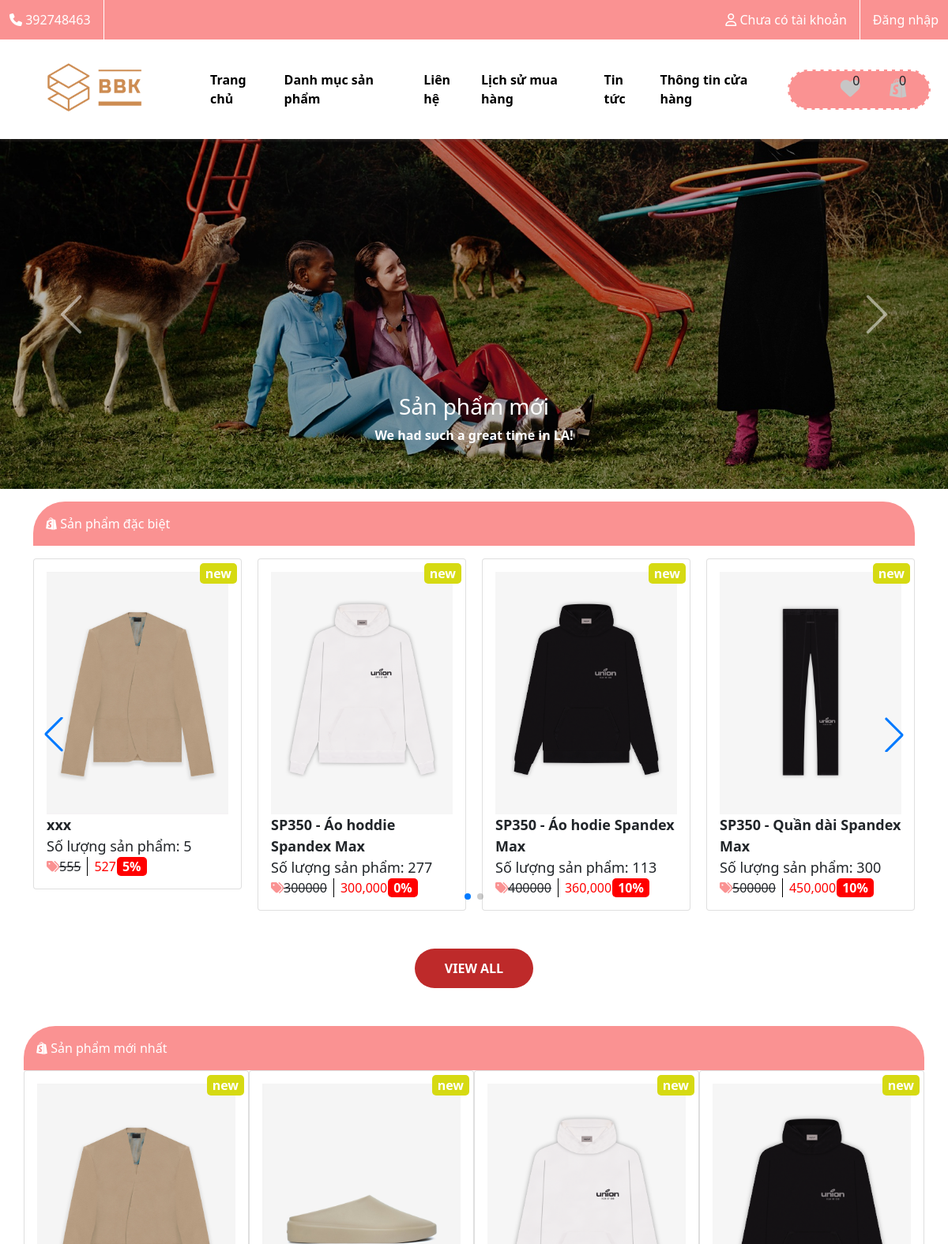
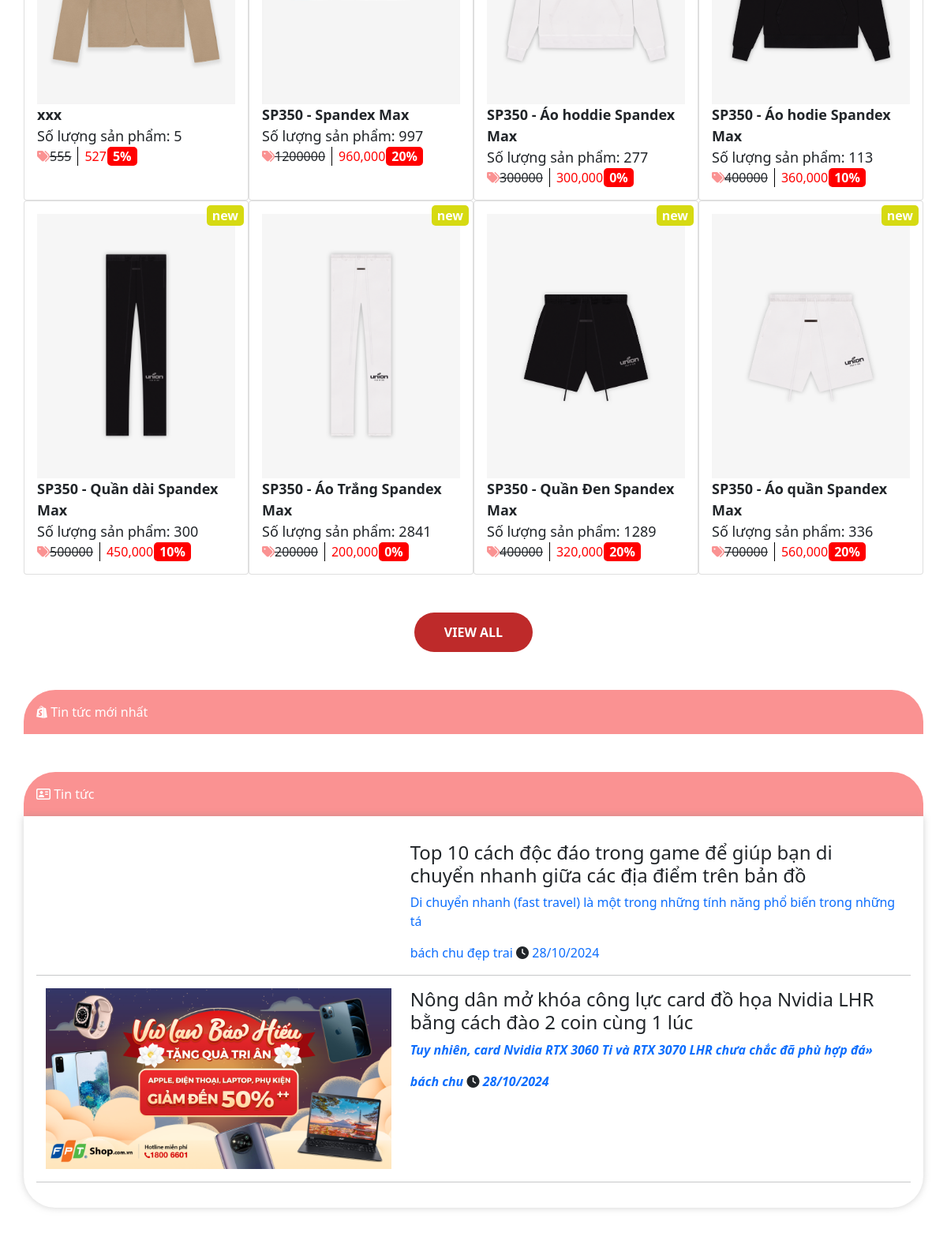
Page /mvc/controllers/user.php (upper part) on the committed database (2 pictures, top to bottom).
### tables this page shows
CREATE TABLE `info` (
  `id_info` int(11) NOT NULL,
  `email_info` varchar(256) NOT NULL,
  `logo` varchar(256) NOT NULL,
  `phone_info` int(11) NOT NULL,
  `adress_info` varchar(256) NOT NULL,
  `thongtin` text NOT NULL
);

CREATE TABLE `banners` (
  `id_banner` int(11) NOT NULL,
  `image_banner` varchar(256) NOT NULL,
  `title_banner` varchar(255) NOT NULL,
  `id_product` int(11) NOT NULL,
  `look_banner` int(11) NOT NULL DEFAULT 0
);

CREATE TABLE `products` (
  `id_pro` int(11) NOT NULL,
  `title_pro` varchar(256) NOT NULL,
  `content_pro` text NOT NULL,
  `thongtin` varchar(256) NOT NULL,
  `image_pro` varchar(256) NOT NULL,
  `quantity_pro` int(11) NOT NULL,
  `price_pro` int(11) NOT NULL,
  `sale_pro` int(11) NOT NULL,
  `date_pro` datetime NOT NULL,
  `special_pro` int(11) NOT NULL DEFAULT 0,
  `view_pro` int(11) NOT NULL,
  `hiden_pro` int(11) NOT NULL DEFAULT 0,
  `cate_id` int(11) NOT NULL
);

CREATE TABLE `news` (
  `id_news` int(11) NOT NULL,
  `title` varchar(255) NOT NULL,
  `content` text NOT NULL,
  `image` varchar(255) NOT NULL,
  `date` datetime NOT NULL,
  `author` varchar(255) NOT NULL
);

### mvc/models/database.php (called while the page is built, shortened)
<?php
class database{
    private $host = DB_HOST;
    private $user = DB_USER;
    private $pass = DB_PASS;
    private $connect;
    public function __construct(){
        $this->connect = new PDO($this->host,$this->user,$this->pass);
    }
    public function select($sql){
        $select = $this->connect->prepare($sql);
        $select->execute();
        $post = $select->fetchAll();
        return $post;
    }
}
?>

### mvc/models/function.php (called while the page is built, shortened)
<?php
include_once "../models/database.php";
class xuly extends database
{
    public function select_product()
    {
        $sql = "SELECT * FROM `products` WHERE `quantity_pro` > 0  ORDER BY `date_pro` DESC  LIMIT 0,8";
        $gan = $this->select($sql);
        return $gan;
    }
    public function get_val($table)
    {
        $sql = "SELECT * FROM `$table` WHERE 1";
        $gan = $this->select($sql);
        return $gan;
    }
    public function loc_sp($start = 0, $end = 0, $id_cate = '', $search = '', $one = '', $two = '')
    {
        $sql = "SELECT * FROM `products` JOIN cates ON cates.id_cate = products.cate_id
        WHERE 1";
        if ($one != '' && $two != '') {
            $sql .= " LIMIT $one,$two";
        }
        $gan = $this->select($sql);
        return $gan;
    }
}

### mvc/controllers/user/post.php (called while the page is built, shortened)
<?php
if (isset($id)) {
    $tym = 0;
    if (!empty($post->get_val_id('loves', 'user_id', $id))) {
        foreach ($post->get_val_id('loves', 'user_id', $id) as $val) :
            $tym++;
        endforeach;
    }
} else {
    $tym = 0;
}
if (isset($_SESSION['cart_pro'])) {
    $tong = 0;
    foreach ($_SESSION['cart_pro'] as $val) {
        extract($val);
        $tong += 1;
    }
    $gh_nav = $tong;
} else {
    $gh_nav = 0;
}
if (isset($_POST['loc'])) {
    $mang_gia = explode('-', $_POST['price']);
    $mang_gia[1] = !empty($mang_gia[1]) ? $mang_gia[1] : 0;
    $id_cate = !empty($_POST['cate']) ? $_POST['cate'] : '';
    $save_dm = $post->loc_sp($mang_gia[0], $mang_gia[1], $id_cate);
    $page = isset($_GET['page']) ? $_GET['page'] : 1;
    $sp_dtb = $post->get_val('products');
    $tongsp = count($save_dm);
    $mang = phantrang($tongsp, 4, $page);
    $save_dm = $post->loc_sp($mang_gia[0], $mang_gia[1], $id_cate, '', $mang['start'], $mang['sp']);
} else {
    $page = isset($_GET['page']) ? $_GET['page'] : 1;
    $sp_dtb = $post->get_val('products');
    $tongsp = count($sp_dtb);
    $mang = phantrang($tongsp, 4, $page);
    $save_dm = $post->loc_sp(0, 0, '', '', $mang['start'], $mang['sp']);
}

### mvc/views/user/home.php (the view, shortened to what this page needs)
<header>
    <div id="demo" class="carousel slide" data-bs-ride="carousel">
        <div class="carousel-indicators">
            <?php foreach ($post->get_val('banners') as $key => $val) : extract($val); ?>
                <button type="button" data-bs-target="#demo" data-bs-slide-to="<?= $key ?>" class="<?= $active = $key == 0 ? 'active' : '' ?>"></button>
            <?php endforeach; ?>
        </div>
        <div class="carousel-inner">
            <?php foreach ($post->get_val('banners') as $key => $val) : extract($val); ?>
                <div class="carousel-item <?= $active = $key == 0 ? 'active' : '' ?>">
                    <a href="<?= GET ?>?id_chitiet=<?= $id_product ?>">
                        <img src="<?= IMAGE ?><?= $image_banner ?>" alt="Los Angeles" class="d-block image_banner" style="width:100%">
                    </a>
                    <div class="carousel-caption text-white">
                        <h3><?= $title_banner ?></h3>
                        <p>We had such a great time in LA!</p>
                    </div>
                </div>
            <?php endforeach; ?>
        </div>
        <button class="carousel-control-prev" type="button" data-bs-target="#demo" data-bs-slide="prev">
            <span class="carousel-control-prev-icon"></span>
        </button>
        <button class="carousel-control-next" type="button" data-bs-target="#demo" data-bs-slide="next">
            <span class="carousel-control-next-icon"></span>
        </button>
    </div>
</header>
<div class="container">
    <div class="tieude-main p-3 mt-3 container">
        <a href="">
            <span class="text-white"><i class="fab fa-shopify"></i> Sản phẩm đặc biệt</span>
        </a>
    </div>
    <div class="mt-3">
        <div class="swiper mySwiper2">
            <div class="swiper-wrapper">
                <?php foreach ($post->select_product() as $val) : extract($val);
                    if ($special_pro < 1) { ?>
                        <div class="swiper-slide">
                            <div class=" p-3 card">
                                <div class="card__tt">
                                    <div class="card__tt-image">
                                        <img src="<?= IMAGE ?><?= $image_pro ?>" alt="">
                                    </div>
                                    <div class="ten_sp">
                                        <strong><?= $title_pro ?></strong>
                                    </div>
                                    <div class="ten_sp">
                                        <span class="text-dark">Số lượng sản phẩm: </span><?= $quantity_pro ?>
                                    </div>
                                    <div class="gia_sp d-flex">
                                        <div class="tt_gia_tien">
                                            <i class="fas fa-tags"></i>
                                        </div>
                                        <div class="gia_goc">
                                            <del><span><?= $price_pro ?></span></del>
                                        </div>
                                        <div class="gia_duocgiam">
                                            <span><?php echo number_format($sale_chinh = $price_pro - $price_pro * ($sale_pro / 100)); ?></span>
                                        </div>
                                        <div class="sale_sp">
                                            <span>
                                                <?= $sale_pro ?>%
                                            </span>
                                        </div>
                                    </div>
                                    <div class="new">
                                        <span>
                                            new
                                        </span>
                                    </div>
                                </div>
                            </div>
                        </div>
                <?php }
                endforeach; ?>
            </div>
            <div class="swiper-button-next"></div>
            <div class="swiper-button-prev"></div>
            <div class="swiper-pagination"></div>
        </div>
    </div>
</div>
<center>
    <div class="view__all mt-5">
        <a href="<?= CONTROLLERS_USER ?>?action=danhmuc">
            <span>
                VIEW ALL
            </span>
        </a>
    </div>
</center>
<div class="tieude-main p-3 mt-5 container">
    <a href="">
        <span class="text-white"><i class="fab fa-shopify"></i> Sản phẩm mới nhất </span>
    </a>
</div>
<main class="main__one container-xl">
    <div class="sp__main">
        <div class="row container">
            <?php foreach ($post->select_product() as $val) : extract($val) ?>
                <div class="col-xl-3 col-md-6 col-6 p-3 card">
                    <div class="card__tt">
                        <div class="card__tt-image">
                            <img src="<?= IMAGE ?><?= $image_pro ?>" alt="">
                        </div>
                        <div class="ten_sp">
                            <strong><?= $title_pro ?></strong>
                        </div>
                        <div class="ten_sp">
                            <span class="text-dark">Số lượng sản phẩm: </span><?= $quantity_pro ?>
                        </div>
                        <div class="gia_sp d-flex">
                            <div class="tt_gia_tien">
                                <i class="fas fa-tags"></i>
                            </div>
                            <div class="gia_goc">
                                <del><span><?= $price_pro ?></span></del>
                            </div>
                            <div class="gia_duocgiam">
                                <span><?php echo number_format($sale_chinh = $price_pro - $price_pro * ($sale_pro / 100)); ?></span>
                            </div>
                            <div class="sale_sp">
                                <span>
                                    <?= $sale_pro ?>%
                                </span>
                            </div>
                        </div>
                        <div class="new">
                            <span>
                                new
                            </span>
                        </div>
                    </div>
                </div>
            <?php endforeach; ?>
        </div>
    </div>
    <center>
        <div class="view__all mt-5">
            <a href="<?= CONTROLLERS_USER ?>?action=danhmuc">
                <span>
                    VIEW ALL
                </span>
            </a>
        </div>
    </center>
</main>
<div class="tieude-main p-3 mt-5 container">
    <a href="">
        <span class="text-white"><i class="fab fa-shopify"></i> Tin tức mới nhất</span>
    </a>
</div>
<div class="container tieude-main p-3 mt-5">
    <a href="">
        <span class="text-white"><i class="far fa-address-card"></i> Tin tức</span>
    </a>
</div>
<section class="p-3 container" style="box-shadow: 0px 0px 10px rgba(134, 133, 133, 0.37); border-radius: 0px 0px 40px 40px;">
    <?php if (!empty($post->get_val('news'))) {
        foreach ($post->get_val('news') as $val) : extract($val); ?>
            <div class="row mt-3">
                <div class="col-xl-5">
                    <a href="<?= CONTROLLERS_USER ?>?action=chitiet_new&id_new=<?= $id_news ?>">
                        <img src="<?= IMAGE ?><?= $image ?>" alt="">
                    </a>
                </div>
                <div class="col-xl-7">
                    <h4><?= $title ?></h4>
                    <a href=""><?=substr($content, 0, 100); ?></a>
                    <div class="font_new">
                        <a href=""><?= $author ?></a>
                        <i class="fas fa-clock"></i>
                        <a href="">28/10/2024</a>
                    </div>
                </div>
            </div>
            <hr>
    <?php endforeach;
    } ?>
</section>

### mvc/views/user/not-doi/nav.php (shortened to what this page needs)
<!DOCTYPE html>
<html lang="en">
<head>
    <link rel="stylesheet" href="https://cdn.jsdelivr.net/gh/lykmapipo/themify-icons@0.1.2/css/themify-icons.css">
    <link href="https://cdn.jsdelivr.net/npm/bootstrap@5.1.1/dist/css/bootstrap.min.css" rel="stylesheet">
    <link rel="stylesheet" href="https://unpkg.com/swiper/swiper-bundle.min.css" />
    <link rel="stylesheet" href="../public/css/web.css">
</head>
<body>
    <?php if (!empty($post->get_val('info'))) {
        foreach ($post->get_val('info') as $logo) : extract($logo); ?>
            <div class="top_nav_tt ">
                <div class="call__us login__us d-flex">
                    <span>
                        <i class="fas fa-phone"></i> <?= $phone_info ?>
                    </span>
                </div>
                <div class="login__us d-flex">
                    <div class="dropdown">
                        <?php
                        if (!isset($id)) {
                            echo "<div class=''><span><i class='far fa-user'></i> Chưa có tài khoản</span></div>";
                        } ?>
                    </div>
                    <?php
                    if (!isset($id)) {
                        echo "<div class='gach mx-3'></div>
                <a href='../controllers/get.php?action=dangxuat'>Đăng nhập</a>";
                    } ?>
                </div>
            </div>
            <nav class="navbar navbar-expand-lg bg-white navbar-white sticky-top">
                <div class="container-fluid ">
                    <a class="navbar-brand" href="#">
                        <div class="nav__logo">
                            <img src="<?= IMAGE ?><?= $logo ?>" alt="" height="100px">
                        </div>
                    </a>
                    <div class="collapse navbar-collapse" id="collapsibleNavbar">
                        <ul class="navbar-nav">
                            <li class="nav-item">
                                <a class="nav-link" href="<?= CONTROLLERS_USER ?>">Trang chủ</a>
                            </li>
                            <li class="nav-item">
                                <a class="nav-link" href="<?= CONTROLLERS_USER ?>?action=danhmuc">Danh mục sản phẩm</a>
                            </li>
                            <li class="nav-item">
                                <a class="nav-link" href="<?= CONTROLLERS_USER ?>?action=contact">Liên hệ</a>
                            </li>
                            <li class="nav-item">
                                <a class="nav-link" href="<?= CONTROLLERS_USER ?>?action=lichsu">Lịch sử mua hàng</a>
                            </li>
                            <li class="nav-item">
                                <a class="nav-link" href="<?= CONTROLLERS_USER ?>?action=tintuc">Tin tức</a>
                            </li>
                            <li class="nav-item">
                                <a class="nav-link" href="<?= CONTROLLERS_USER ?>?action=gioithieu">Thông tin cửa hàng</a>
                            </li>
                        </ul>
                        <div class="nav__right d-flex justify-content-around ">
                            <div class="love">
                                <div class="sl"><?= $tym ?></div>
                                <a href="<?= CONTROLLERS_USER ?>?action=like">
                                    <span>
                                        <i class="fas fa-heart"></i>
                                    </span>
                                </a>
                            </div>
                            <div class="shop__cart">
                                <div class="sl">
                                    <?= $gh_nav ?>
                                </div>
                                <a href="<?= CONTROLLERS_USER ?>?action=card">
                                    <span>
                                        <i class="fab fa-shopify"></i>
                                    </span>
                                </a>
                            </div>
                        </div>
                    </div>
                </div>
            </nav>
    <?php endforeach;
    } ?>

### rows in the picture
info: phone_info "392748463", logo (picture)
banners: image_banner (picture), title_banner "Sản phẩm mới"
products: image_pro (picture), title_pro "xxx", quantity_pro "5", price_pro "555", $sale_chinh = $price_pro - $price_pro * ($sale_pro / 100) "527", sale_pro "5"
products: image_pro (picture), title_pro "SP350 - Áo hoddie Spandex Max", quantity_pro "277", price_pro "300000", $sale_chinh = $price_pro - $price_pro * ($sale_pro / 100) "300,000", sale_pro "0"
products: image_pro (picture), title_pro "SP350 - Áo hodie Spandex Max", quantity_pro "113", price_pro "400000", $sale_chinh = $price_pro - $price_pro * ($sale_pro / 100) "360,000", sale_pro "10"
products: image_pro (picture), title_pro "SP350 - Quần dài Spandex Max", quantity_pro "300", price_pro "500000", $sale_chinh = $price_pro - $price_pro * ($sale_pro / 100) "450,000", sale_pro "10"
products: image_pro (picture), title_pro "SP350 - Spandex Max", quantity_pro "997", price_pro "1200000", $sale_chinh = $price_pro - $price_pro * ($sale_pro / 100) "960,000", sale_pro "20"
products: image_pro (picture), title_pro "SP350 - Áo Trắng Spandex Max", quantity_pro "2841", price_pro "200000", $sale_chinh = $price_pro - $price_pro * ($sale_pro / 100) "200,000", sale_pro "0"
products: image_pro (picture), title_pro "SP350 - Quần Đen Spandex Max", quantity_pro "1289", price_pro "400000", $sale_chinh = $price_pro - $price_pro * ($sale_pro / 100) "320,000", sale_pro "20"
products: image_pro (picture), title_pro "SP350 - Áo quần Spandex Max", quantity_pro "336", price_pro "700000", $sale_chinh = $price_pro - $price_pro * ($sale_pro / 100) "560,000", sale_pro "20"
news: title "Top 10 cách độc đáo trong game để giúp bạn di chuyển nhanh giữa các địa điểm trên bản đồ", content "Di chuyển nhanh (fast travel) là một trong những tính năng phổ biến trong những tá", author "bách chu đẹp trai"
news: image (picture), title "Nông dân mở khóa công lực card đồ họa Nvidia LHR bằng cách đào 2 coin cùng 1 lúc", content "Tuy nhiên, card Nvidia RTX 3060 Ti và RTX 3070 LHR chưa chắc đã phù hợp đá»", author "bách chu"
